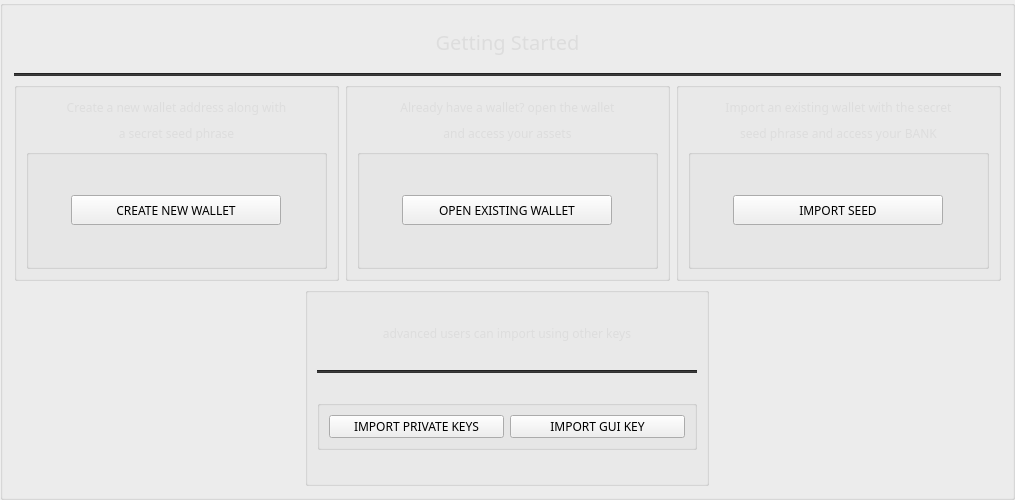
       <widget class="QGroupBox" name="box4">
        <property name="sizePolicy">
         <sizepolicy hsizetype="Expanding" vsizetype="Expanding">
          <horstretch>0</horstretch>
          <verstretch>0</verstretch>
         </sizepolicy>
        </property>
        <property name="minimumSize">
         <size>
          <width>0</width>
          <height>500</height>
         </size>
        </property>
        <property name="maximumSize">
         <size>
          <width>1000</width>
          <height>500</height>
         </size>
        </property>
        <property name="title">
         <string/>
        </property>
        <layout class="QGridLayout" name="gridLayout_1">
         <item row="2" column="0">
          <widget class="QGroupBox" name="groupBox_5">
           <property name="minimumSize">
            <size>
             <width>325</width>
             <height>0</height>
            </size>
           </property>
           <property name="maximumSize">
            <size>
             <width>350</width>
             <height>16777215</height>
            </size>
           </property>
           <layout class="QVBoxLayout" name="verticalLayout_5">
            <item>
             <widget class="QLabel" name="label_25">
              <property name="maximumSize">
               <size>
                <width>16777215</width>
                <height>20</height>
               </size>
              </property>
              <property name="font">
               <font>
                <family>Poppins</family>
               </font>
              </property>
              <property name="styleSheet">
               <string notr="true">color: #ddd;
      </string>
              </property>
              <property name="text">
               <string>Create a new wallet address along with</string>
              </property>
              <property name="alignment">
               <set>Qt::AlignCenter</set>
              </property>
             </widget>
            </item>
            <item>
             <widget class="QLabel" name="label_28">
              <property name="maximumSize">
               <size>
                <width>16777215</width>
                <height>20</height>
               </size>
              </property>
              <property name="font">
               <font>
                <family>Poppins</family>
               </font>
              </property>
              <property name="styleSheet">
               <string notr="true">color: #ddd;
      </string>
              </property>
              <property name="text">
               <string>a secret seed phrase</string>
              </property>
              <property name="alignment">
               <set>Qt::AlignCenter</set>
              </property>
             </widget>
            </item>
            <item>
             <widget class="QGroupBox" name="groupBox_10">
              <layout class="QHBoxLayout" name="horizontalLayout_5">
               <item>
                <widget class="QPushButton" name="b1_pushButton">
                 <property name="maximumSize">
                  <size>
                   <width>210</width>
                   <height>30</height>
                  </size>
                 </property>
                 <property name="font">
                  <font>
                   <family>Poppins</family>
                  </font>
                 </property>
                 <property name="styleSheet">
                  <string notr="true">/* This button style is handled automatically by WelcomeFrame.cpp */</string>
                 </property>
                 <property name="text">
                  <string>CREATE NEW WALLET</string>
                 </property>
                </widget>
               </item>
              </layout>
             </widget>
            </item>
           </layout>
          </widget>
         </item>
         <item row="2" column="1">
          <widget class="QGroupBox" name="groupBox_6">
           <property name="minimumSize">
            <size>
             <width>325</width>
             <height>0</height>
            </size>
           </property>
           <property name="maximumSize">
            <size>
             <width>350</width>
             <height>16777215</height>
            </size>
           </property>
           <layout class="QVBoxLayout" name="verticalLayout_6">
            <item>
             <widget class="QLabel" name="label_26">
              <property name="maximumSize">
               <size>
                <width>16777215</width>
                <height>20</height>
               </size>
              </property>
              <property name="font">
               <font>
                <family>Poppins</family>
               </font>
              </property>
              <property name="styleSheet">
               <string notr="true">color: #ddd;
      </string>
              </property>
              <property name="text">
               <string>Already have a wallet? open the wallet</string>
              </property>
              <property name="alignment">
               <set>Qt::AlignCenter</set>
              </property>
             </widget>
            </item>
            <item>
             <widget class="QLabel" name="label_31">
              <property name="maximumSize">
               <size>
                <width>16777215</width>
                <height>20</height>
               </size>
              </property>
              <property name="font">
               <font>
                <family>Poppins</family>
               </font>
              </property>
              <property name="styleSheet">
               <string notr="true">color: #ddd;
      </string>
              </property>
              <property name="text">
               <string>and access your assets</string>
              </property>
              <property name="alignment">
               <set>Qt::AlignCenter</set>
              </property>
             </widget>
            </item>
            <item>
             <widget class="QGroupBox" name="groupBox_11">
              <layout class="QHBoxLayout" name="horizontalLayout_6">
               <item>
                <widget class="QPushButton" name="b1_pushButton_2">
                 <property name="maximumSize">
                  <size>
                   <width>210</width>
                   <height>30</height>
                  </size>
                 </property>
                 <property name="font">
                  <font>
                   <family>Poppins</family>
                  </font>
                 </property>
                 <property name="styleSheet">
                  <string notr="true">/* This button style is handled automatically by WelcomeFrame.cpp */</string>
                 </property>
                 <property name="text">
                  <string>OPEN EXISTING WALLET</string>
                 </property>
                </widget>
               </item>
              </layout>
             </widget>
            </item>
           </layout>
          </widget>
         </item>
         <item row="2" column="2">
          <widget class="QGroupBox" name="groupBox_7">
           <property name="minimumSize">
            <size>
             <width>325</width>
             <height>0</height>
            </size>
           </property>
           <property name="maximumSize">
            <size>
             <width>350</width>
             <height>16777215</height>
            </size>
           </property>
           <layout class="QVBoxLayout" name="verticalLayout_8">
            <item>
             <widget class="QLabel" name="label_27">
              <property name="maximumSize">
               <size>
                <width>16777215</width>
                <height>20</height>
               </size>
              </property>
              <property name="font">
               <font>
                <family>Poppins</family>
               </font>
              </property>
              <property name="styleSheet">
               <string notr="true">color: #ddd;
</string>
              </property>
              <property name="text">
               <string>Import an existing wallet with the secret</string>
              </property>
              <property name="alignment">
               <set>Qt::AlignCenter</set>
              </property>
             </widget>
            </item>
            <item>
             <widget class="QLabel" name="label_30">
              <property name="maximumSize">
               <size>
                <width>16777215</width>
                <height>20</height>
               </size>
              </property>
              <property name="font">
               <font>
                <family>Poppins</family>
               </font>
              </property>
              <property name="styleSheet">
               <string notr="true">color: #ddd;
</string>
              </property>
              <property name="text">
               <string>seed phrase and access your BANK</string>
              </property>
              <property name="alignment">
               <set>Qt::AlignCenter</set>
              </property>
             </widget>
            </item>
            <item>
             <widget class="QGroupBox" name="groupBox_12">
              <layout class="QHBoxLayout" name="horizontalLayout_7">
               <item>
                <widget class="QPushButton" name="b1_seedButton">
                 <property name="maximumSize">
                  <size>
                   <width>210</width>
                   <height>30</height>
                  </size>
                 </property>
                 <property name="font">
                  <font>
                   <family>Poppins</family>
                  </font>
                 </property>
                 <property name="styleSheet">
                  <string notr="true">/* This button style is handled automatically by WelcomeFrame.cpp */</string>
                 </property>
                 <property name="text">
                  <string>IMPORT SEED</string>
                 </property>
                </widget>
               </item>
              </layout>
             </widget>
            </item>
           </layout>
          </widget>
         </item>
         <item row="1" column="0" colspan="3">
          <widget class="Line" name="line_5">
           <property name="styleSheet">
            <string notr="true">background-color: #333;</string>
           </property>
           <property name="orientation">
            <enum>Qt::Horizontal</enum>
           </property>
          </widget>
         </item>
         <item row="0" column="1">
          <widget class="QLabel" name="title_label_29">
           <property name="maximumSize">
            <size>
             <width>16777215</width>
             <height>50</height>
            </size>
           </property>
           <property name="font">
            <font>
             <family>Poppins</family>
             <pointsize>-1</pointsize>
            </font>
           </property>
           <property name="styleSheet">
            <string notr="true">color: #ddd;
font-size: 20px;</string>
           </property>
           <property name="text">
            <string>Getting Started</string>
           </property>
           <property name="alignment">
            <set>Qt::AlignCenter</set>
           </property>
          </widget>
         </item>
         <item row="3" column="0" colspan="3" alignment="Qt::AlignHCenter">
          <widget class="QGroupBox" name="groupBox_8">
           <layout class="QVBoxLayout" name="verticalLayout_7">
            <item>
             <widget class="QLabel" name="label_32">
              <property name="maximumSize">
               <size>
                <width>16777215</width>
                <height>20</height>
               </size>
              </property>
              <property name="font">
               <font>
                <family>Poppins</family>
               </font>
              </property>
              <property name="styleSheet">
               <string notr="true">color: #ddd;
</string>
              </property>
              <property name="text">
               <string>advanced users can import using other keys</string>
              </property>
              <property name="alignment">
               <set>Qt::AlignCenter</set>
              </property>
             </widget>
            </item>
            <item>
             <widget class="Line" name="line_6">
              <property name="styleSheet">
               <string notr="true">background-color: #333;</string>
              </property>
              <property name="orientation">
               <enum>Qt::Horizontal</enum>
              </property>
             </widget>
            </item>
            <item>
             <widget class="QGroupBox" name="groupBox_9">
              <property name="maximumSize">
               <size>
                <width>16777215</width>
                <height>50</height>
               </size>
              </property>
              <layout class="QHBoxLayout" name="horizontalLayout_4">
               <item>
                <widget class="QPushButton" name="b1_spendkeyButton">
                 <property name="minimumSize">
                  <size>
                   <width>175</width>
                   <height>0</height>
                  </size>
                 </property>
                 <property name="maximumSize">
                  <size>
                   <width>210</width>
                   <height>30</height>
                  </size>
                 </property>
                 <property name="font">
                  <font>
                   <family>Poppins</family>
                  </font>
                 </property>
                 <property name="styleSheet">
                  <string notr="true">/* This button style is handled automatically by WelcomeFrame.cpp */</string>
                 </property>
                 <property name="text">
                  <string>IMPORT PRIVATE KEYS</string>
                 </property>
                </widget>
               </item>
               <item>
                <widget class="QPushButton" name="b1_guikeyButton">
                 <property name="minimumSize">
                  <size>
                   <width>175</width>
                   <height>0</height>
                  </size>
                 </property>
                 <property name="maximumSize">
                  <size>
                   <width>210</width>
                   <height>30</height>
                  </size>
                 </property>
                 <property name="font">
                  <font>
                   <family>Poppins</family>
                  </font>
                 </property>
                 <property name="styleSheet">
                  <string notr="true">/* This button style is handled automatically by WelcomeFrame.cpp */</string>
                 </property>
                 <property name="text">
                  <string>IMPORT GUI KEY</string>
                 </property>
                </widget>
               </item>
              </layout>
             </widget>
            </item>
           </layout>
          </widget>
         </item>
        </layout>
       </widget>
